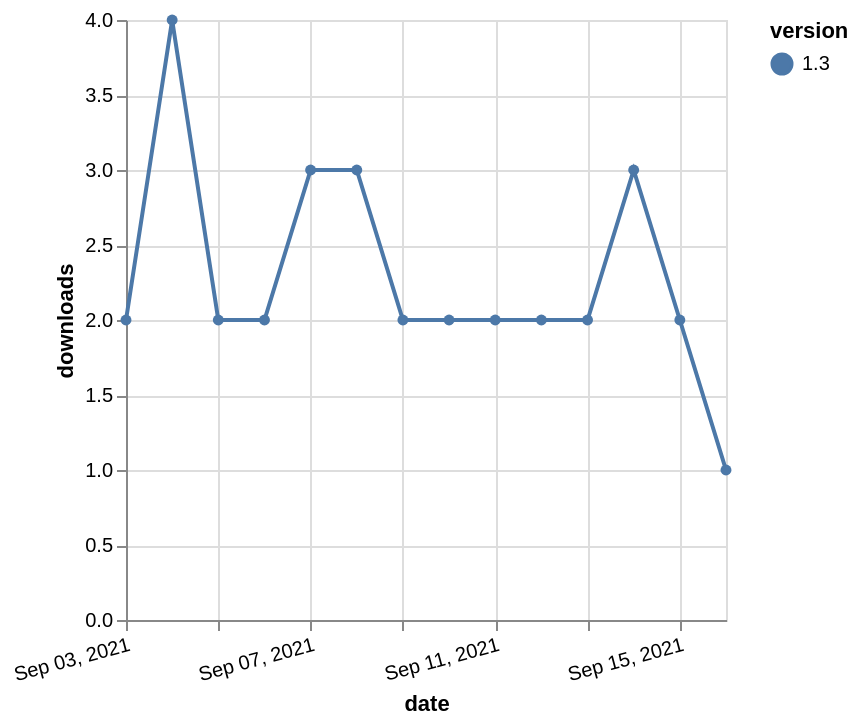

Vega-Lite specification for this chart:
### Vega-Lite specification from a JSON file in a GitHub repository (floating-point values rounded to 4 significant figures)
{"$schema": "https://vega.github.io/schema/vega-lite/v5.json", "description": "A simple bar chart with embedded data.", "data": {"values": [{"date": "2021-09-03", "total": 1475, "delta": 2, "version": "1.3"}, {"date": "2021-09-04", "total": 1479, "delta": 4, "version": "1.3"}, {"date": "2021-09-05", "total": 1481, "delta": 2, "version": "1.3"}, {"date": "2021-09-06", "total": 1483, "delta": 2, "version": "1.3"}, {"date": "2021-09-07", "total": 1486, "delta": 3, "version": "1.3"}, {"date": "2021-09-08", "total": 1489, "delta": 3, "version": "1.3"}, {"date": "2021-09-09", "total": 1491, "delta": 2, "version": "1.3"}, {"date": "2021-09-10", "total": 1493, "delta": 2, "version": "1.3"}, {"date": "2021-09-11", "total": 1495, "delta": 2, "version": "1.3"}, {"date": "2021-09-12", "total": 1497, "delta": 2, "version": "1.3"}, {"date": "2021-09-13", "total": 1499, "delta": 2, "version": "1.3"}, {"date": "2021-09-14", "total": 1502, "delta": 3, "version": "1.3"}, {"date": "2021-09-15", "total": 1504, "delta": 2, "version": "1.3"}, {"date": "2021-09-16", "total": 1505, "delta": 1, "version": "1.3"}]}, "width": "container", "mark": {"type": "line", "point": {"filled": true}}, "encoding": {"x": {"field": "date", "type": "temporal", "timeUnit": "yearmonthdate", "title": "date", "axis": {"labelAngle": -15}}, "y": {"field": "delta", "type": "quantitative", "title": "downloads"}, "color": {"field": "version", "type": "nominal"}, "tooltip": {"field": "delta"}}}
